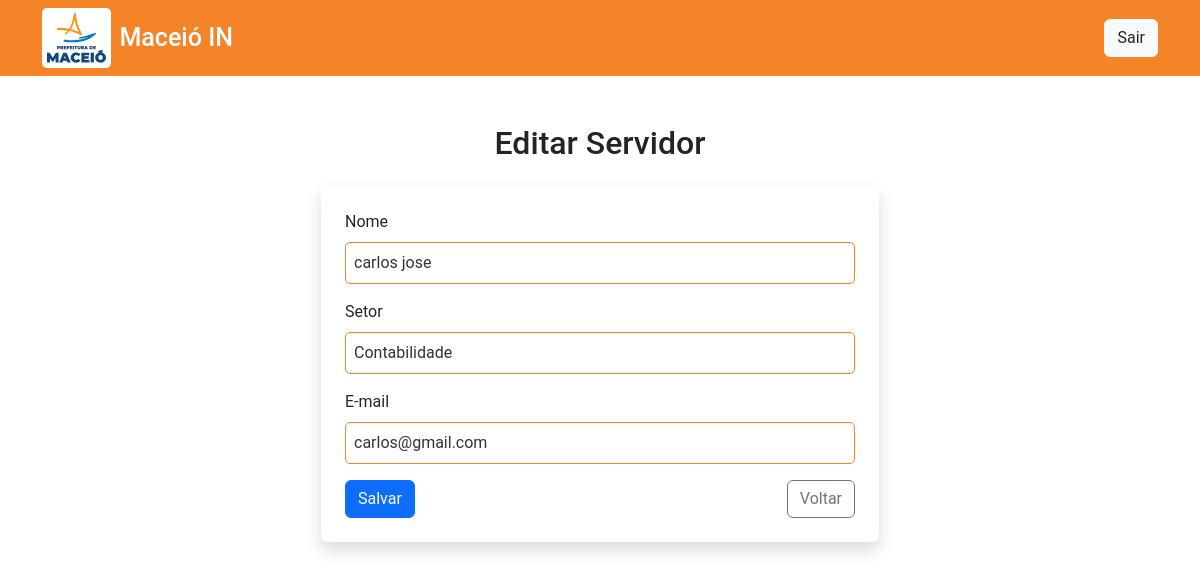
Screenshot of /servidores/editar/1/ (signed in) with the database file from the repository.
### maceioin/models.py (models this page shows, shortened)
class Servidor(models.Model):
    SETORES = [
        ('Contabilidade', 'Contabilidade'),
        ('Financeiro', 'Financeiro'),
        ('Atendimento', 'Atendimento'),
        ('Orçamento', 'Orçamento'),
        ('TI', 'TI'),
    ]
    nome = models.CharField(max_length=100)
    setor = models.CharField(max_length=20, choices=SETORES)
    email = models.EmailField(unique=True)

### maceioin/views.py (the view)
# urls.py: path('servidores/editar/<int:servidor_id>/', views.editar_servidor, name='editar_servidor'),
def editar_servidor(request, servidor_id):
    if not request.user.is_authenticated:
        return redirect('login')
    servidor = get_object_or_404(Servidor, id=servidor_id)
    if request.method == "POST":
        form = ServidorForm(request.POST, instance=servidor)
        if form.is_valid():
            form.save()
            return redirect('lista_servidores')
    else:
        form = ServidorForm(instance=servidor)
    return render(request, 'editar_servidor.html', {'form': form, 'servidor': servidor})

### maceioin/forms.py
class ServidorForm(forms.ModelForm):
    class Meta:
        model = Servidor
        fields = ['nome', 'setor', 'email']

### templates/editar_servidor.html (shortened to what this page needs)
{% load static %}
<!DOCTYPE html>
<html lang="pt-br">
<head>
    <link href="https://cdn.jsdelivr.net/npm/bootstrap@5.3.3/dist/css/bootstrap.min.css" rel="stylesheet">
    <link rel="stylesheet" href="{% static 'css/style.css' %}" />
</head>
</head>
<body>
    <nav class="navbar color-header">
        <div class="container d-flex justify-content-between align-items-center">
          <div class="d-flex align-items-center">
            <img src={% static 'img/logo_prefeitura_de_maceio.svg' %}
            alt="Prefeitura de Maceió" class="logo-prefeitura me-2">
            <a class="navbar-brand text-color" href="#">Maceió IN</a>
          </div>
          <button
            type="button"
            class="btn btn-light"
            data-bs-toggle="modal"
            data-bs-target="#loginModal"
          >
           <a href="{% url 'logout' %}" class="text-decoration-none text-dark">Sair</a>
          </button>
        </div>
    </nav>
    <div class="container mt-5">
        <h2 class="text-center mb-4">Editar Servidor</h2>
        <form method="post" class="container w-50 p-4 shadow rounded bg-white">
            <div class="mb-3">
                <label for="nome" class="form-label">Nome</label>
                <input type="text" class="form-control" name="nome" id="nome" placeholder="Nome" value="{{ form.nome.value }}" required>
            </div>
            <div class="mb-3">
                <label for="setor" class="form-label">Setor</label>
                <select class="form-control" name="setor" id="setor" required>
                    {% for value, label in form.setor.field.choices %}
                        <option value="{{ value }}" {% if value == form.setor.value %}selected{% endif %}>{{ label }}</option>
                    {% endfor %}
                </select>
            </div>
            <div class="mb-3">
                <label for="email" class="form-label">E-mail</label>
                <input type="email" class="form-control" placeholder="E-mail" name="email" id="email" value="{{ form.email.value }}" required>
            </div>
            <div class="d-flex justify-content-between">
                <button type="submit" class="btn btn-primary">Salvar</button>
                <a href="{% url 'lista_servidores' %}" class="btn btn-outline-secondary">Voltar</a>
            </div>
        </form>
    </div>
</body>
</html>

### templates/static/css/style.css (style rules this page uses)
* { margin: 0; padding: 0; box-sizing: border-box; }
:root { --color-orange: #F58428; --color-blue: #14467C; --text-color: #fff; }
body,html { scroll-behavior: smooth; font-family: 'Roboto', sans-serif !important; background-color: #FFF; }
.color-header { background-color: var(--color-orange); }
.text-color { color: var(--text-color); font-weight: 500; font-size: 25px; }
.logo-prefeitura { height: 60px; width: auto; background-color: white; padding: 5px; border-radius: 5px; }
.form-control { border: 1px solid #F58428; background-color: #fff; color: #333; padding: 8px; border-radius: 5px; font-size: 16px; }

### rows the page displays
Servidor: nome "carlos jose", setor "Contabilidade", email "carlos@gmail.com"
